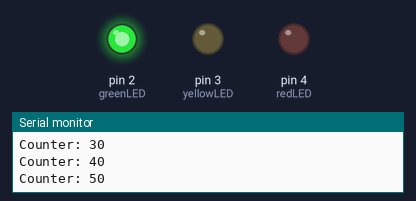
This sketch was run on a simulated Arduino Uno, built with avr-gcc and run on an emulated ATmega328P. On the bench: output pins drawn as LEDs (lit = HIGH), the last lines printed to the serial monitor.

Above: at 4.5 s.
At 9.5 s:
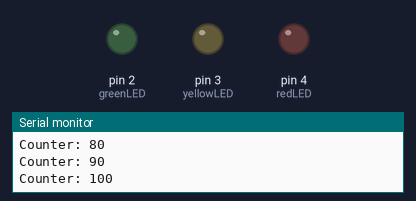
At 15.0 s:
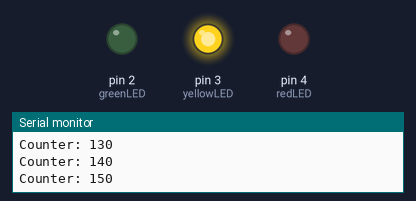
At 23.0 s:
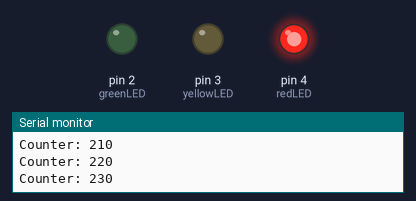
Timing chart, 0 to 33.8 s (numbered marks = the images above):
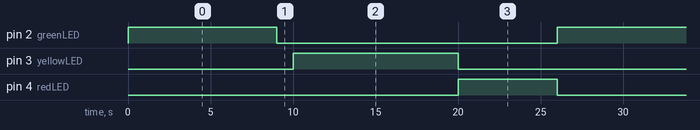

The sketch:

LED_ControlWcounter.ino
```cpp
// Define LED pins
const int greenLED = 2;
const int yellowLED = 3;
const int redLED = 4;

// Counter variable
int counter = 0;

void setup() {
  // Set LED pins as OUTPUT
  pinMode(greenLED, OUTPUT);
  pinMode(yellowLED, OUTPUT);
  pinMode(redLED, OUTPUT);

  // Initialize Serial Monitor
  Serial.begin(9600);
}

void loop() {
  // Simulate or increment the counter
  counter += 10; // You can change this increment value
  Serial.print("Counter: ");
  Serial.println(counter);

  // Turn OFF all LEDs first
  digitalWrite(greenLED, LOW);
  digitalWrite(yellowLED, LOW);
  digitalWrite(redLED, LOW);

  // Conditional logic for LED control
  if (counter < 100) {
    digitalWrite(greenLED, HIGH);
  } else if (counter >= 101 && counter <= 200) {
    digitalWrite(yellowLED, HIGH);
  } else if (counter > 200) {
    digitalWrite(redLED, HIGH);
  }

  // Delay so you can see LED changes
  delay(1000);

  // Reset counter for demonstration
  if (counter > 250) {
    counter = 0;
  }
}
```

Measured:
- by itself, pin 2 (greenLED): alternates HIGH for 9.0 s and LOW for 17.0 s
- by itself, pin 3 (yellowLED): alternates HIGH for 10.0 s and LOW for 16.0 s
- by itself, pin 4 (redLED): alternates HIGH for 6.0 s and LOW for 20.0 s
